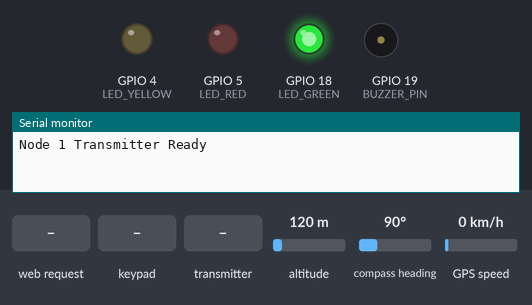
The sketch below on a simulated ESP32. On the bench: output pins drawn as LEDs (lit = HIGH), buzzer (waves = sounding, pin HIGH), the last lines printed to the serial monitor. The test bench sets the inputs (shaded band); at power-on: altitude 120 m, compass heading 90°, GPS speed 0 km/h. The GPS gets a fix after 3 s at 37.7749, -122.4194 with 8 satellites.

Above: at 1.2 s.
1.3 s: HTTP request GET /send?code=1 received
At 1.8 s:
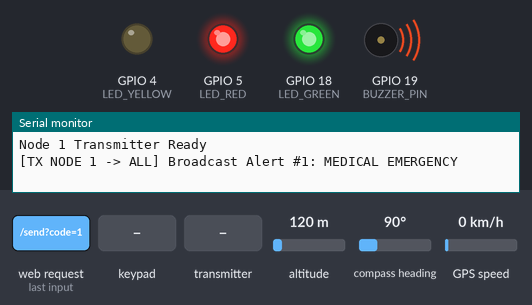
4.8 s: key '2' pressed
At 5.9 s:
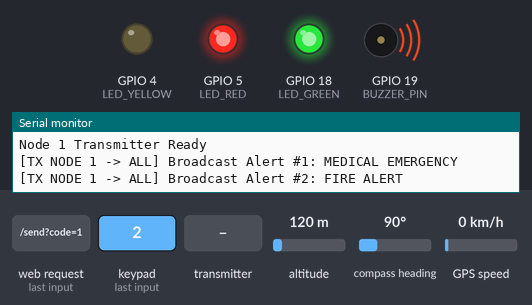
6.3 s: keypad keys 1 3 1 2 1 4 2 7 pressed 0.4 s apart
At 11.8 s:
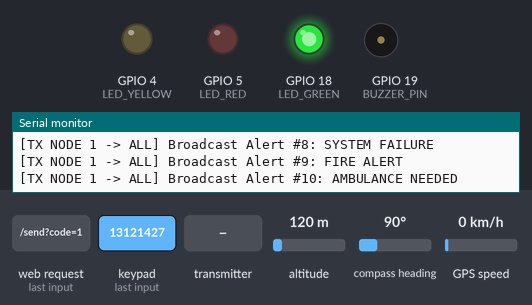
12.6 s: the transmitter starts sending acknowledged = 1
14.6 s: HTTP request GET /send?code=0 received
At 14.85 s:
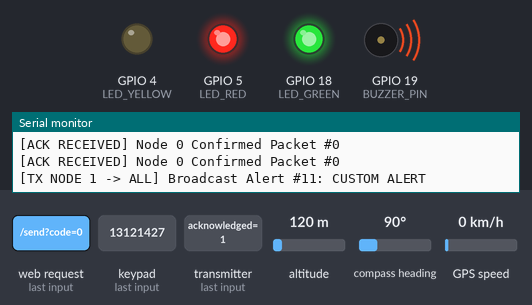
16.1 s: key '5' pressed
At 17.0 s:
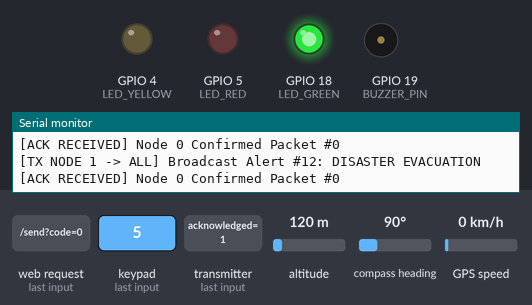
Timing chart, 0 to 18.6 s (numbered marks = the images above; inputs shaded):
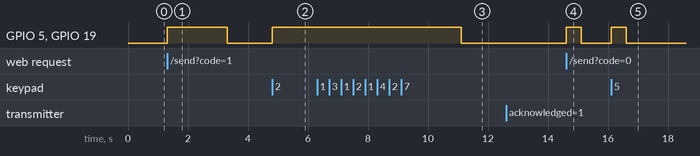

Measured:
- after the input at 1.3 s, GPIO 5 (LED_RED), GPIO 19 (BUZZER_PIN): LOW → HIGH at once, → LOW 2.0 s later
- after the input at 4.8 s, GPIO 5 (LED_RED), GPIO 19 (BUZZER_PIN): LOW → HIGH at once
- after the input at 6.3 s, GPIO 5 (LED_RED), GPIO 19 (BUZZER_PIN): HIGH → LOW after 4.8 s instead of 0.51 s
- after the input at 14.6 s, GPIO 5 (LED_RED), GPIO 19 (BUZZER_PIN): LOW → HIGH at once, → LOW 0.50 s later
- after the input at 16.1 s, GPIO 5 (LED_RED), GPIO 19 (BUZZER_PIN): LOW → HIGH at once, → LOW 0.49 s later

The sketch:

receiver_node.ino
```cpp
#include <WiFi.h>
#include <esp_now.h>
#include <esp_wifi.h>
#include <WebServer.h>
#include <TinyGPS++.h>
#include <Keypad.h>

#define BUZZER_PIN 19
#define LED_GREEN 18
#define LED_YELLOW 4
#define LED_RED 5

// GPS Serial Pins
#define RXD2 21
#define TXD2 22

TinyGPSPlus gps;
HardwareSerial neogps(2);
WebServer server(80);

// Node MAC Addresses
uint8_t macNode2[] = {0x78, 0x1C, 0x3C, 0x2D, 0xA0, 0x8C};
uint8_t macNode3[] = {0xEC, 0xE3, 0x34, 0x9A, 0x80, 0xD0}; // Node 3 MAC

const byte ROWS = 4;
const byte COLS = 4;
char keys[ROWS][COLS] = {
  {'1','2','3','A'},
  {'4','5','6','B'},
  {'7','8','9','C'},
  {'*','0','#','D'}
};
byte rowPins[ROWS] = {13, 12, 14, 27};
byte colPins[COLS] = {26, 25, 33, 32};
Keypad keypad = Keypad(makeKeymap(keys), rowPins, colPins, ROWS, COLS);

typedef struct struct_message {
  uint8_t senderID;
  uint32_t packetID;
  uint8_t emergencyType;
  char messageText[64];
  double latitude;
  double longitude;
  bool isRelayed;
} struct_message;

typedef struct struct_ack {
  uint8_t responderID;
  uint32_t packetID;
  bool acknowledged;
} struct_ack;

struct_message myData;
struct_ack incomingACK;

uint32_t packetCounter = 0;
unsigned long buzzerTimer = 0;
bool buzzerActive = false;

const char* emergencyList[] = {
  "MEDICAL EMERGENCY",
  "FIRE ALERT",
  "SECURITY BREACH",
  "SYSTEM FAILURE",
  "DISASTER EVACUATION",
  "HAZARD WARNING",
  "AMBULANCE NEEDED",
  "GENERAL DISTRESS"
};

void addPeer(uint8_t *mac) {
  esp_now_peer_info_t peer = {};
  memcpy(peer.peer_addr, mac, 6);
  peer.channel = 1;
  peer.encrypt = false;
  esp_now_add_peer(&peer);
}

void triggerBeep(unsigned long durationMs) {
  digitalWrite(BUZZER_PIN, HIGH);
  digitalWrite(LED_RED, HIGH);
  buzzerTimer = millis() + durationMs;
  buzzerActive = true;
}

void checkBuzzer() {
  if (buzzerActive && millis() >= buzzerTimer) {
    digitalWrite(BUZZER_PIN, LOW);
    digitalWrite(LED_RED, LOW);
    digitalWrite(LED_GREEN, HIGH);
    buzzerActive = false;
  }
}

void sendEmergency(uint8_t typeCode, const char* customText = nullptr, int targetNode = 0) {
  // targetNode: 0 = Both (System Relay), 2 = Node 2 Direct, 3 = Node 3 Direct
  packetCounter++;
  myData.senderID = 1;
  myData.packetID = packetCounter;
  myData.emergencyType = typeCode;
  myData.isRelayed = false;

  String finalMsg = "";
  if (targetNode == 2) {
    finalMsg = "NODE2: ";
  }

  if (customText != nullptr && strlen(customText) > 0) {
    finalMsg += String(customText);
  } else if (typeCode >= 1 && typeCode <= 8) {
    finalMsg += String(emergencyList[typeCode - 1]);
  } else {
    finalMsg += "CUSTOM ALERT";
  }

  strncpy(myData.messageText, finalMsg.c_str(), sizeof(myData.messageText) - 1);
  myData.messageText[sizeof(myData.messageText) - 1] = '\0';

  if (gps.location.isValid()) {
    myData.latitude = gps.location.lat();
    myData.longitude = gps.location.lng();
  } else {
    myData.latitude = 0.0;
    myData.longitude = 0.0;
  }

  if (targetNode == 2) {
    // Direct Transmission to Node 2 Only
    esp_now_send(macNode2, (uint8_t *)&myData, sizeof(myData));
    Serial.printf("[TX NODE 1 -> NODE 2] Direct Alert #%d: %s\n", myData.packetID, myData.messageText);
  } else if (targetNode == 3) {
    // Direct Transmission to Node 3 Only
    esp_now_send(macNode3, (uint8_t *)&myData, sizeof(myData));
    Serial.printf("[TX NODE 1 -> NODE 3] Direct Alert #%d: %s\n", myData.packetID, myData.messageText);
  } else {
    // Broadcast / Relay Mode (Send to both Node 2 and Node 3)
    esp_now_send(macNode2, (uint8_t *)&myData, sizeof(myData));
    esp_now_send(macNode3, (uint8_t *)&myData, sizeof(myData));
    Serial.printf("[TX NODE 1 -> ALL] Broadcast Alert #%d: %s\n", myData.packetID, myData.messageText);
  }

  triggerBeep(2000);
}

void handleRoot() {
  String html = "<!DOCTYPE html><html><head><title>Node 1 - Transmitter</title>";
  html += "<meta name='viewport' content='width=device-width, initial-scale=1'>";
  html += "<style>body{font-family:Arial;background:#121212;color:#fff;text-align:center;padding:15px;}";
  html += ".card{background:#1e1e1e;border-radius:10px;padding:15px;margin:15px auto;max-width:400px;}";
  html += ".btn{background:#d32f2f;color:white;border:none;padding:12px;margin:5px 0;font-size:15px;border-radius:5px;width:100%;cursor:pointer;}";
  html += ".custom-btn{background:#2196F3;}";
  html += "input[type='text'], select{width:92%;padding:10px;margin:10px 0;border-radius:5px;border:1px solid #444;background:#2a2a2a;color:#fff;font-size:14px;}";
  html += "</style><meta http-equiv='refresh' content='5'></head><body>";

  html += "<h2>NODE 1: TRANSMITTER DASHBOARD</h2>";

  // GPS Telemetry Card
  html += "<div class='card'><h3>GPS TELEMETRY</h3>";
  if (gps.location.isValid()) {
    html += "<p><strong>Status:</strong> <span style='color:#4CAF50;'>LOCKED</span></p>";
    html += "<p><strong>Lat/Lng:</strong> " + String(gps.location.lat(), 6) + ", " + String(gps.location.lng(), 6) + "</p>";
    html += "<p><strong>Satellites:</strong> " + String(gps.satellites.value()) + "</p>";
  } else {
    html += "<p><strong>Status:</strong> <span style='color:#ff9800;'>SEARCHING SATELLITES...</span></p>";
    html += "<p><strong>Satellites Tracked:</strong> " + String(gps.satellites.value()) + "</p>";
  }
  html += "<p><strong>Last Packet Sent:</strong> #" + String(packetCounter) + "</p></div>";

  // Custom Message & Target Selection Card
  html += "<div class='card'><h3>SEND CUSTOM MESSAGE</h3>";
  html += "<form action='/send_custom' method='POST'>";
  html += "<label>Select Destination:</label><br>";
  html += "<select name='target'>";
  html += "<option value='0'>Both / System Relay (Node 2 & Node 3)</option>";
  html += "<option value='2'>Node 2 (Relay Node Only)</option>";
  html += "<option value='3'>Node 3 (Receiver Node Only)</option>";
  html += "</select><br>";
  html += "<input type='text' name='msg' placeholder='Type emergency message...' maxlength='50' required>";
  html += "<button class='btn custom-btn' type='submit'>SEND CUSTOM TEXT ALERT</button>";
  html += "</form></div>";

  // Preset Buttons Card
  html += "<div class='card'><h3>PRESET ALERTS (ALL NODES)</h3>";
  for (int i = 0; i < 8; i++) {
    html += "<form action='/send' method='GET'><input type='hidden' name='code' value='" + String(i + 1) + "'>";
    html += "<button class='btn'>" + String(i + 1) + ". " + String(emergencyList[i]) + "</button></form>";
  }
  html += "</div></body></html>";

  server.send(200, "text/html", html);
}

void handleSend() {
  if (server.hasArg("code")) {
    int code = server.arg("code").toInt();
    sendEmergency(code, nullptr, 0);
  }
  server.sendHeader("Location", "/");
  server.send(303);
}

void handleSendCustom() {
  if (server.hasArg("msg")) {
    String text = server.arg("msg");
    int target = server.hasArg("target") ? server.arg("target").toInt() : 0;
    sendEmergency(99, text.c_str(), target);
  }
  server.sendHeader("Location", "/");
  server.send(303);
}

void OnDataRecv(const esp_now_recv_info *info, const uint8_t *data, int len) {
  if (len == sizeof(struct_ack)) {
    memcpy(&incomingACK, data, sizeof(incomingACK));
    if (incomingACK.acknowledged) {
      Serial.printf("[ACK RECEIVED] Node %d Confirmed Packet #%d\n", incomingACK.responderID, incomingACK.packetID);
      digitalWrite(BUZZER_PIN, LOW);
      digitalWrite(LED_RED, LOW);
      digitalWrite(LED_GREEN, HIGH);
      buzzerActive = false;
    }
  }
}

void setup() {
  Serial.begin(115200);
  neogps.begin(9600, SERIAL_8N1, RXD2, TXD2);

  pinMode(BUZZER_PIN, OUTPUT);
  pinMode(LED_GREEN, OUTPUT);
  pinMode(LED_YELLOW, OUTPUT);
  pinMode(LED_RED, OUTPUT);

  digitalWrite(BUZZER_PIN, LOW);
  digitalWrite(LED_GREEN, HIGH);
  digitalWrite(LED_YELLOW, LOW);
  digitalWrite(LED_RED, LOW);

  WiFi.mode(WIFI_AP_STA);
  WiFi.softAP("Emergency-Node1", "123456789", 1);

  esp_wifi_set_promiscuous(true);
  esp_wifi_set_channel(1, WIFI_SECOND_CHAN_NONE);
  esp_wifi_set_promiscuous(false);

  if (esp_now_init() == ESP_OK) {
    esp_now_register_recv_cb(OnDataRecv);
    addPeer(macNode2);
    addPeer(macNode3);
  }

  server.on("/", handleRoot);
  server.on("/send", handleSend);
  server.on("/send_custom", HTTP_POST, handleSendCustom);
  server.begin();

  Serial.println("Node 1 Transmitter Ready");
}

void loop() {
  server.handleClient();
  checkBuzzer();

  while (neogps.available()) {
    gps.encode(neogps.read());
  }

  char key = keypad.getKey();
  if (key >= '1' && key <= '8') {
    sendEmergency(key - '0', nullptr, 0);
  }
}
```
